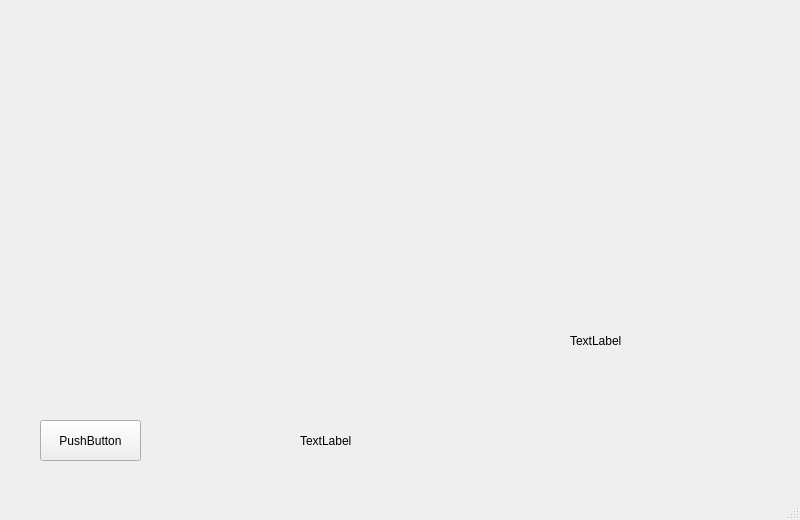
<?xml version="1.0" encoding="UTF-8"?>
<ui version="4.0">
 <class>MainWindow</class>
 <widget class="QMainWindow" name="MainWindow">
  <property name="geometry">
   <rect>
    <x>0</x>
    <y>0</y>
    <width>800</width>
    <height>520</height>
   </rect>
  </property>
  <property name="windowTitle">
   <string>MainWindow</string>
  </property>
  <widget class="QWidget" name="centralwidget">
   <widget class="QWidget" name="widget" native="true">
    <property name="geometry">
     <rect>
      <x>0</x>
      <y>50</y>
      <width>791</width>
      <height>351</height>
     </rect>
    </property>
    <widget class="QLabel" name="label">
     <property name="geometry">
      <rect>
       <x>570</x>
       <y>260</y>
       <width>201</width>
       <height>61</height>
      </rect>
     </property>
     <property name="text">
      <string>TextLabel</string>
     </property>
    </widget>
   </widget>
   <widget class="QPushButton" name="pushButton">
    <property name="geometry">
     <rect>
      <x>40</x>
      <y>420</y>
      <width>101</width>
      <height>41</height>
     </rect>
    </property>
    <property name="text">
     <string>PushButton</string>
    </property>
   </widget>
   <widget class="QLabel" name="label_2">
    <property name="geometry">
     <rect>
      <x>300</x>
      <y>420</y>
      <width>161</width>
      <height>41</height>
     </rect>
    </property>
    <property name="text">
     <string>TextLabel</string>
    </property>
   </widget>
  </widget>
  <widget class="QMenuBar" name="menubar">
   <property name="geometry">
    <rect>
     <x>0</x>
     <y>0</y>
     <width>800</width>
     <height>21</height>
    </rect>
   </property>
  </widget>
  <widget class="QStatusBar" name="statusbar"/>
 </widget>
 <resources/>
 <connections/>
</ui>
